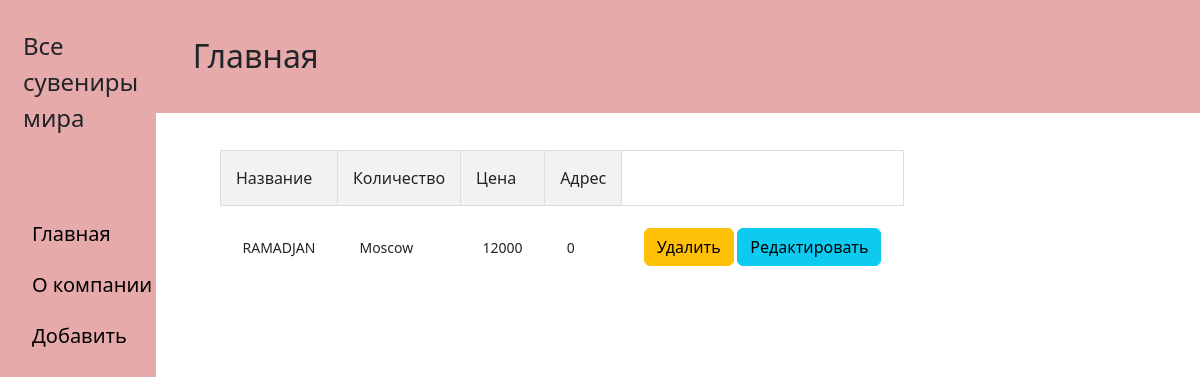
Before: / with the older database file.
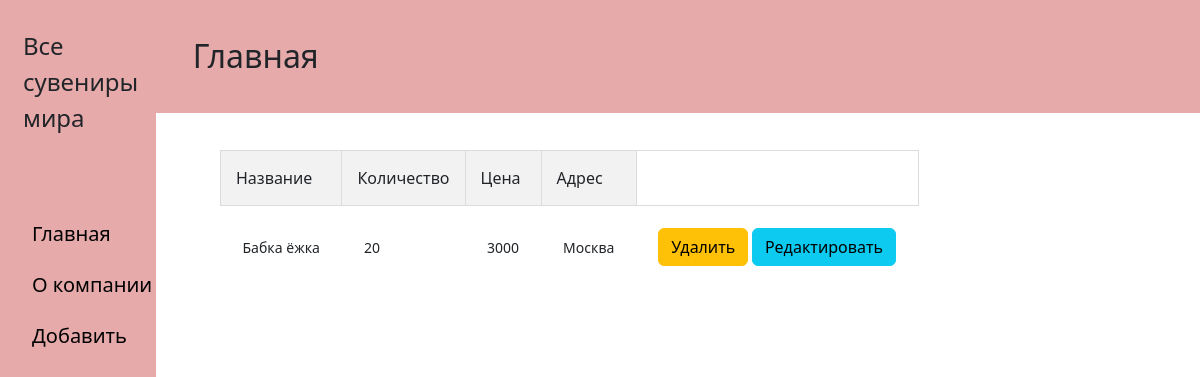
After: the same page with the newer database file.
### myapp/models.py (models this page shows, shortened)
class Task(models.Model):
    name = models.CharField('Название', max_length=100)
    place = models.CharField('Количество', max_length=100)
    price = models.CharField('Цена', max_length=100)
    square = models.CharField('Адрес', max_length=100)
    class Meta:
        verbose_name = 'Товары'
        verbose_name_plural = 'Товары'

### myapp/views.py (the view)
# urls.py: path('', views.index, name='home'),
def index(request):
    tasks = Task.objects.order_by('-id')
    return render(request, 'myapp/index.html',{
    'title': 'Главная страница сайта', 'tasks': tasks})

### myapp/templates/myapp/index.html (shortened to what this page needs)
{% extends 'myapp/base.html' %}
{% load static %}
{% block content %}
             <table>
                     <tr>
                         <th>Название</th>
                         <th>Количество</th>
                         <th>Цена</th>
                         <th>Адрес</th>
                     </tr>
        {% if tasks %}
                 {% for el in tasks %}
                     <tr>
                        <td>{{ el.name }}</td>
                        <td>{{ el.place }}</td>
                        <td>{{ el.price }}</td>
                         <td>{{ el.square }}</td>
                         <td>
                             <a href="{% url 'task-delete' el.id %}" class="btn btn-warning">Удалить</a>
                             <a href="{% url 'task-update' el.id %}" class="btn btn-info">Peдактировать</a>
                         </td>
                     </tr>
                 {% endfor %}
                </table>
        {% else %}
            <p class="text">Записей нет!</p>
        {% endif %}
{% endblock %}

### myapp/templates/myapp/base.html (shortened to what this page needs)
{% load static %}
<!DOCTYPE html>
<html lang="en">
<head>
    <link rel="stylesheet" href="https://cdn.jsdelivr.net/npm/bootstrap@5.2.3/dist/css/bootstrap.min.css">
    <link rel="stylesheet" href="{% static 'myapp/styles/style.css' %}">
</head>
<body>
    <aside>
        <div class="logo">
            <p>Все сувениры мира</p>
        </div>
        <ul>
            <li><a href="{% url 'home' %}">Главная</a></li>
            <li><a href="{% url 'rasp' %}">О компании</a></li>
            <li><img src=" {% static 'myapp/img/plus.png' %}" alt=""><a href="{% url 'create' %}">Добавить</a></li>
        </ul>
    </aside>
    <header>
        <h1>Главная</h1>
    </header>
{% block content %}{% endblock %}
</body>
</html>

### static/myapp/styles/style.css (style rules this page uses)
* { box-sizing: border-box; padding: 0; margin: 0; font-family: 'Segoe UI', Tahoma, Geneva, Verdana, sans-serif; }
body { display: flex; }
aside { background: rgba(231, 170, 170, 1); width: 179px; height: 100vh; }
header { background: rgba(231, 170, 170, 1); width: 100%; height: 113px; }
.logo { display: flex; padding: 28px 0 67px 23px; }
.logo p { font-size: 24px; font-weight: 400; }
aside li { list-style-type: none; padding-bottom: 21px; }
aside li a { text-decoration: none; color: black; font-size: 20px; font-weight: 300; }
header h1 { font-size: 32px; font-weight: 300; padding: 37px; }
.text, form, table { position: absolute; top: 150px; left: 220px; }
table { border-collapse: collapse; }
table th { font-size: 16px; padding: 15px; border-right: 1px solid #DCDCDC; border-left: 1px solid #DCDCDC; font-weight: 300; }
table td { font-size: 14px; padding: 22px; }
table tr:nth-child(1) { background-color: #F2F2F2; border: 1px solid #DCDCDC; }

Changed rows visible on the page:
removed Task: name "RAMADJAN", place "Moscow", price "12000", square "0"
added Task: name "Бабка ёжка", place "20", price "3000", square "Москва"
